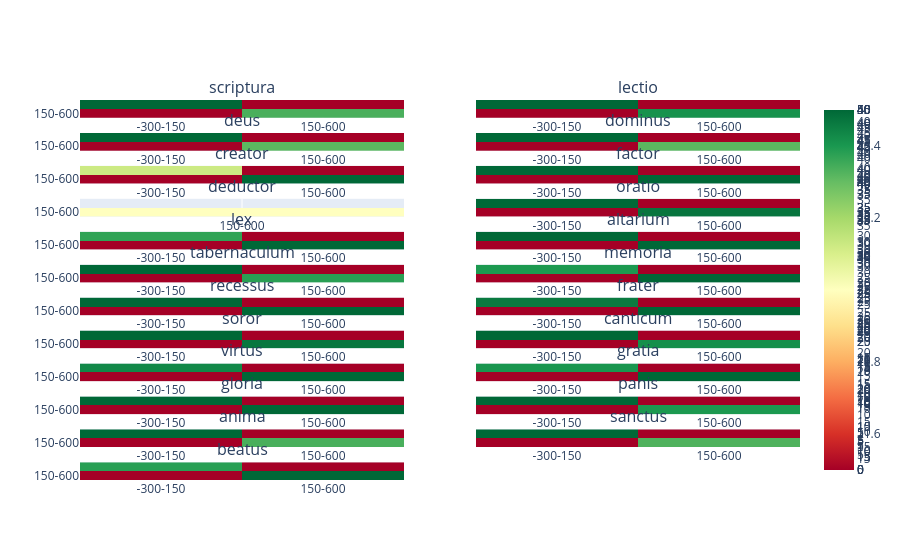

Here is the notebook cell this chart was saved with:
### Code cell
# plot heatmaps for every term
heatmaps = {}
for term, df in collocs_time_by_term_dfs.items():
    fig = collDiffs.plotCollDf(df, show=False)
    fig=fig.update_layout(title="Collocational overlap: "+ term)
    heatmaps.setdefault(term,fig)

fig, rows_cols = build_multiplot(2, None, len(heatmaps), [ term for term in heatmaps.keys() ],
                                 shared_yaxes=True, shared_xaxes=False, vertical_spacing=0.04)

for i, heatmap in enumerate(heatmaps.items()):
    fig.add_trace(heatmap[1]["data"][0], row=rows_cols[i][0], col=rows_cols[i][1])

fig.update_layout(height=1600, showlegend=True)
fig.update_xaxes(
                type="category",
                #title_text="Period",
                categoryorder="category ascending",
            )
fig.update_yaxes(type="category",
                 #title_text="Period",
                 categoryorder="category descending")
fig.show()

### Figure 1 — Plotly figure (JSON) as saved in the notebook; plotly's stock layout.template omitted (floating-point values rounded to 4 significant figures)
{"data": [{"colorscale": [[0, "rgb(165,0,38)"], [0.1, "rgb(215,48,39)"], [0.2, "rgb(244,109,67)"], [0.3, "rgb(253,174,97)"], [0.4, "rgb(254,224,139)"], [0.5, "rgb(255,255,191)"], [0.6, "rgb(217,239,139)"], [0.7, "rgb(166,217,106)"], [0.8, "rgb(102,189,99)"], [0.9, "rgb(26,152,80)"], [1, "rgb(0,104,55)"]], "hoverongaps": false, "type": "heatmap", "x": ["-300-150", "150-600"], "xaxis": "x", "y": ["-300-150", "150-600"], "yaxis": "y", "z": [[50, 1], [1, 42]]}, {"colorscale": [[0, "rgb(165,0,38)"], [0.1, "rgb(215,48,39)"], [0.2, "rgb(244,109,67)"], [0.3, "rgb(253,174,97)"], [0.4, "rgb(254,224,139)"], [0.5, "rgb(255,255,191)"], [0.6, "rgb(217,239,139)"], [0.7, "rgb(166,217,106)"], [0.8, "rgb(102,189,99)"], [0.9, "rgb(26,152,80)"], [1, "rgb(0,104,55)"]], "hoverongaps": false, "type": "heatmap", "x": ["-300-150", "150-600"], "xaxis": "x2", "y": ["-300-150", "150-600"], "yaxis": "y2", "z": [[49, 3], [3, 45]]}, {"colorscale": [[0, "rgb(165,0,38)"], [0.1, "rgb(215,48,39)"], [0.2, "rgb(244,109,67)"], [0.3, "rgb(253,174,97)"], [0.4, "rgb(254,224,139)"], [0.5, "rgb(255,255,191)"], [0.6, "rgb(217,239,139)"], [0.7, "rgb(166,217,106)"], [0.8, "rgb(102,189,99)"], [0.9, "rgb(26,152,80)"], [1, "rgb(0,104,55)"]], "hoverongaps": false, "type": "heatmap", "x": ["-300-150", "150-600"], "xaxis": "x3", "y": ["-300-150", "150-600"], "yaxis": "y3", "z": [[41, 14], [14, 36]]}, {"colorscale": [[0, "rgb(165,0,38)"], [0.1, "rgb(215,48,39)"], [0.2, "rgb(244,109,67)"], [0.3, "rgb(253,174,97)"], [0.4, "rgb(254,224,139)"], [0.5, "rgb(255,255,191)"], [0.6, "rgb(217,239,139)"], [0.7, "rgb(166,217,106)"], [0.8, "rgb(102,189,99)"], [0.9, "rgb(26,152,80)"], [1, "rgb(0,104,55)"]], "hoverongaps": false, "type": "heatmap", "x": ["-300-150", "150-600"], "xaxis": "x4", "y": ["-300-150", "150-600"], "yaxis": "y4", "z": [[45, 2], [2, 37]]}, {"colorscale": [[0, "rgb(165,0,38)"], [0.1, "rgb(215,48,39)"], [0.2, "rgb(244,109,67)"], [0.3, "rgb(253,174,97)"], [0.4, "rgb(254,224,139)"], [0.5, "rgb(255,255,191)"], [0.6, "rgb(217,239,139)"], [0.7, "rgb(166,217,106)"], [0.8, "rgb(102,189,99)"], [0.9, "rgb(26,152,80)"], [1, "rgb(0,104,55)"]], "hoverongaps": false, "type": "heatmap", "x": ["-300-150", "150-600"], "xaxis": "x5", "y": ["-300-150", "150-600"], "yaxis": "y5", "z": [[30, 0], [0, 48]]}, {"colorscale": [[0, "rgb(165,0,38)"], [0.1, "rgb(215,48,39)"], [0.2, "rgb(244,109,67)"], [0.3, "rgb(253,174,97)"], [0.4, "rgb(254,224,139)"], [0.5, "rgb(255,255,191)"], [0.6, "rgb(217,239,139)"], [0.7, "rgb(166,217,106)"], [0.8, "rgb(102,189,99)"], [0.9, "rgb(26,152,80)"], [1, "rgb(0,104,55)"]], "hoverongaps": false, "type": "heatmap", "x": ["-300-150", "150-600"], "xaxis": "x6", "y": ["-300-150", "150-600"], "yaxis": "y6", "z": [[50, 1], [1, 50]]}, {"colorscale": [[0, "rgb(165,0,38)"], [0.1, "rgb(215,48,39)"], [0.2, "rgb(244,109,67)"], [0.3, "rgb(253,174,97)"], [0.4, "rgb(254,224,139)"], [0.5, "rgb(255,255,191)"], [0.6, "rgb(217,239,139)"], [0.7, "rgb(166,217,106)"], [0.8, "rgb(102,189,99)"], [0.9, "rgb(26,152,80)"], [1, "rgb(0,104,55)"]], "hoverongaps": false, "type": "heatmap", "x": ["150-600"], "xaxis": "x7", "y": ["150-600"], "yaxis": "y7", "z": [[22]]}, {"colorscale": [[0, "rgb(165,0,38)"], [0.1, "rgb(215,48,39)"], [0.2, "rgb(244,109,67)"], [0.3, "rgb(253,174,97)"], [0.4, "rgb(254,224,139)"], [0.5, "rgb(255,255,191)"], [0.6, "rgb(217,239,139)"], [0.7, "rgb(166,217,106)"], [0.8, "rgb(102,189,99)"], [0.9, "rgb(26,152,80)"], [1, "rgb(0,104,55)"]], "hoverongaps": false, "type": "heatmap", "x": ["-300-150", "150-600"], "xaxis": "x8", "y": ["-300-150", "150-600"], "yaxis": "y8", "z": [[44, 6], [6, 43]]}, {"colorscale": [[0, "rgb(165,0,38)"], [0.1, "rgb(215,48,39)"], [0.2, "rgb(244,109,67)"], [0.3, "rgb(253,174,97)"], [0.4, "rgb(254,224,139)"], [0.5, "rgb(255,255,191)"], [0.6, "rgb(217,239,139)"], [0.7, "rgb(166,217,106)"], [0.8, "rgb(102,189,99)"], [0.9, "rgb(26,152,80)"], [1, "rgb(0,104,55)"]], "hoverongaps": false, "type": "heatmap", "x": ["-300-150", "150-600"], "xaxis": "x9", "y": ["-300-150", "150-600"], "yaxis": "y9", "z": [[41, 14], [14, 45]]}, {"colorscale": [[0, "rgb(165,0,38)"], [0.1, "rgb(215,48,39)"], [0.2, "rgb(244,109,67)"], [0.3, "rgb(253,174,97)"], [0.4, "rgb(254,224,139)"], [0.5, "rgb(255,255,191)"], [0.6, "rgb(217,239,139)"], [0.7, "rgb(166,217,106)"], [0.8, "rgb(102,189,99)"], [0.9, "rgb(26,152,80)"], [1, "rgb(0,104,55)"]], "hoverongaps": false, "type": "heatmap", "x": ["-300-150", "150-600"], "xaxis": "x10", "y": ["-300-150", "150-600"], "yaxis": "y10", "z": [[49, 1], [1, 49]]}, {"colorscale": [[0, "rgb(165,0,38)"], [0.1, "rgb(215,48,39)"], [0.2, "rgb(244,109,67)"], [0.3, "rgb(253,174,97)"], [0.4, "rgb(254,224,139)"], [0.5, "rgb(255,255,191)"], [0.6, "rgb(217,239,139)"], [0.7, "rgb(166,217,106)"], [0.8, "rgb(102,189,99)"], [0.9, "rgb(26,152,80)"], [1, "rgb(0,104,55)"]], "hoverongaps": false, "type": "heatmap", "x": ["-300-150", "150-600"], "xaxis": "x11", "y": ["-300-150", "150-600"], "yaxis": "y11", "z": [[50, 0], [0, 44]]}, {"colorscale": [[0, "rgb(165,0,38)"], [0.1, "rgb(215,48,39)"], [0.2, "rgb(244,109,67)"], [0.3, "rgb(253,174,97)"], [0.4, "rgb(254,224,139)"], [0.5, "rgb(255,255,191)"], [0.6, "rgb(217,239,139)"], [0.7, "rgb(166,217,106)"], [0.8, "rgb(102,189,99)"], [0.9, "rgb(26,152,80)"], [1, "rgb(0,104,55)"]], "hoverongaps": false, "type": "heatmap", "x": ["-300-150", "150-600"], "xaxis": "x12", "y": ["-300-150", "150-600"], "yaxis": "y12", "z": [[43, 8], [8, 47]]}, {"colorscale": [[0, "rgb(165,0,38)"], [0.1, "rgb(215,48,39)"], [0.2, "rgb(244,109,67)"], [0.3, "rgb(253,174,97)"], [0.4, "rgb(254,224,139)"], [0.5, "rgb(255,255,191)"], [0.6, "rgb(217,239,139)"], [0.7, "rgb(166,217,106)"], [0.8, "rgb(102,189,99)"], [0.9, "rgb(26,152,80)"], [1, "rgb(0,104,55)"]], "hoverongaps": false, "type": "heatmap", "x": ["-300-150", "150-600"], "xaxis": "x13", "y": ["-300-150", "150-600"], "yaxis": "y13", "z": [[50, 1], [1, 50]]}, {"colorscale": [[0, "rgb(165,0,38)"], [0.1, "rgb(215,48,39)"], [0.2, "rgb(244,109,67)"], [0.3, "rgb(253,174,97)"], [0.4, "rgb(254,224,139)"], [0.5, "rgb(255,255,191)"], [0.6, "rgb(217,239,139)"], [0.7, "rgb(166,217,106)"], [0.8, "rgb(102,189,99)"], [0.9, "rgb(26,152,80)"], [1, "rgb(0,104,55)"]], "hoverongaps": false, "type": "heatmap", "x": ["-300-150", "150-600"], "xaxis": "x14", "y": ["-300-150", "150-600"], "yaxis": "y14", "z": [[40, 14], [14, 41]]}, {"colorscale": [[0, "rgb(165,0,38)"], [0.1, "rgb(215,48,39)"], [0.2, "rgb(244,109,67)"], [0.3, "rgb(253,174,97)"], [0.4, "rgb(254,224,139)"], [0.5, "rgb(255,255,191)"], [0.6, "rgb(217,239,139)"], [0.7, "rgb(166,217,106)"], [0.8, "rgb(102,189,99)"], [0.9, "rgb(26,152,80)"], [1, "rgb(0,104,55)"]], "hoverongaps": false, "type": "heatmap", "x": ["-300-150", "150-600"], "xaxis": "x15", "y": ["-300-150", "150-600"], "yaxis": "y15", "z": [[44, 11], [11, 43]]}, {"colorscale": [[0, "rgb(165,0,38)"], [0.1, "rgb(215,48,39)"], [0.2, "rgb(244,109,67)"], [0.3, "rgb(253,174,97)"], [0.4, "rgb(254,224,139)"], [0.5, "rgb(255,255,191)"], [0.6, "rgb(217,239,139)"], [0.7, "rgb(166,217,106)"], [0.8, "rgb(102,189,99)"], [0.9, "rgb(26,152,80)"], [1, "rgb(0,104,55)"]], "hoverongaps": false, "type": "heatmap", "x": ["-300-150", "150-600"], "xaxis": "x16", "y": ["-300-150", "150-600"], "yaxis": "y16", "z": [[50, 1], [1, 46]]}, {"colorscale": [[0, "rgb(165,0,38)"], [0.1, "rgb(215,48,39)"], [0.2, "rgb(244,109,67)"], [0.3, "rgb(253,174,97)"], [0.4, "rgb(254,224,139)"], [0.5, "rgb(255,255,191)"], [0.6, "rgb(217,239,139)"], [0.7, "rgb(166,217,106)"], [0.8, "rgb(102,189,99)"], [0.9, "rgb(26,152,80)"], [1, "rgb(0,104,55)"]], "hoverongaps": false, "type": "heatmap", "x": ["-300-150", "150-600"], "xaxis": "x17", "y": ["-300-150", "150-600"], "yaxis": "y17", "z": [[39, 11], [11, 41]]}, {"colorscale": [[0, "rgb(165,0,38)"], [0.1, "rgb(215,48,39)"], [0.2, "rgb(244,109,67)"], [0.3, "rgb(253,174,97)"], [0.4, "rgb(254,224,139)"], [0.5, "rgb(255,255,191)"], [0.6, "rgb(217,239,139)"], [0.7, "rgb(166,217,106)"], [0.8, "rgb(102,189,99)"], [0.9, "rgb(26,152,80)"], [1, "rgb(0,104,55)"]], "hoverongaps": false, "type": "heatmap", "x": ["-300-150", "150-600"], "xaxis": "x18", "y": ["-300-150", "150-600"], "yaxis": "y18", "z": [[41, 13], [13, 44]]}, {"colorscale": [[0, "rgb(165,0,38)"], [0.1, "rgb(215,48,39)"], [0.2, "rgb(244,109,67)"], [0.3, "rgb(253,174,97)"], [0.4, "rgb(254,224,139)"], [0.5, "rgb(255,255,191)"], [0.6, "rgb(217,239,139)"], [0.7, "rgb(166,217,106)"], [0.8, "rgb(102,189,99)"], [0.9, "rgb(26,152,80)"], [1, "rgb(0,104,55)"]], "hoverongaps": false, "type": "heatmap", "x": ["-300-150", "150-600"], "xaxis": "x19", "y": ["-300-150", "150-600"], "yaxis": "y19", "z": [[42, 14], [14, 42]]}, {"colorscale": [[0, "rgb(165,0,38)"], [0.1, "rgb(215,48,39)"], [0.2, "rgb(244,109,67)"], [0.3, "rgb(253,174,97)"], [0.4, "rgb(254,224,139)"], [0.5, "rgb(255,255,191)"], [0.6, "rgb(217,239,139)"], [0.7, "rgb(166,217,106)"], [0.8, "rgb(102,189,99)"], [0.9, "rgb(26,152,80)"], [1, "rgb(0,104,55)"]], "hoverongaps": false, "type": "heatmap", "x": ["-300-150", "150-600"], "xaxis": "x20", "y": ["-300-150", "150-600"], "yaxis": "y20", "z": [[49, 0], [0, 44]]}, {"colorscale": [[0, "rgb(165,0,38)"], [0.1, "rgb(215,48,39)"], [0.2, "rgb(244,109,67)"], [0.3, "rgb(253,174,97)"], [0.4, "rgb(254,224,139)"], [0.5, "rgb(255,255,191)"], [0.6, "rgb(217,239,139)"], [0.7, "rgb(166,217,106)"], [0.8, "rgb(102,189,99)"], [0.9, "rgb(26,152,80)"], [1, "rgb(0,104,55)"]], "hoverongaps": false, "type": "heatmap", "x": ["-300-150", "150-600"], "xaxis": "x21", "y": ["-300-150", "150-600"], "yaxis": "y21", "z": [[45, 8], [8, 39]]}, {"colorscale": [[0, "rgb(165,0,38)"], [0.1, "rgb(215,48,39)"], [0.2, "rgb(244,109,67)"], [0.3, "rgb(253,174,97)"], [0.4, "rgb(254,224,139)"], [0.5, "rgb(255,255,191)"], [0.6, "rgb(217,239,139)"], [0.7, "rgb(166,217,106)"], [0.8, "rgb(102,189,99)"], [0.9, "rgb(26,152,80)"], [1, "rgb(0,104,55)"]], "hoverongaps": false, "type": "heatmap", "x": ["-300-150", "150-600"], "xaxis": "x22", "y": ["-300-150", "150-600"], "yaxis": "y22", "z": [[49, 2], [2, 41]]}, {"colorscale": [[0, "rgb(165,0,38)"], [0.1, "rgb(215,48,39)"], [0.2, "rgb(244,109,67)"], [0.3, "rgb(253,174,97)"], [0.4, "rgb(254,224,139)"], [0.5, "rgb(255,255,191)"], [0.6, "rgb(217,239,139)"], [0.7, "rgb(166,217,106)"], [0.8, "rgb(102,189,99)"], [0.9, "rgb(26,152,80)"], [1, "rgb(0,104,55)"]], "hoverongaps": false, "type": "heatmap", "x": ["-300-150", "150-600"], "xaxis": "x23", "y": ["-300-150", "150-600"], "yaxis": "y23", "z": [[42, 5], [5, 47]]}], "layout": {"annotations": [{"font": {"size": 16}, "showarrow": false, "text": "scriptura", "x": 0.225, "xanchor": "center", "xref": "paper", "y": 1, "yanchor": "bottom", "yref": "paper"}, {"font": {"size": 16}, "showarrow": false, "text": "lectio", "x": 0.775, "xanchor": "center", "xref": "paper", "y": 1, "yanchor": "bottom", "yref": "paper"}, {"font": {"size": 16}, "showarrow": false, "text": "deus", "x": 0.225, "xanchor": "center", "xref": "paper", "y": 0.9133, "yanchor": "bottom", "yref": "paper"}, {"font": {"size": 16}, "showarrow": false, "text": "dominus", "x": 0.775, "xanchor": "center", "xref": "paper", "y": 0.9133, "yanchor": "bottom", "yref": "paper"}, {"font": {"size": 16}, "showarrow": false, "text": "creator", "x": 0.225, "xanchor": "center", "xref": "paper", "y": 0.8267, "yanchor": "bottom", "yref": "paper"}, {"font": {"size": 16}, "showarrow": false, "text": "factor", "x": 0.775, "xanchor": "center", "xref": "paper", "y": 0.8267, "yanchor": "bottom", "yref": "paper"}, {"font": {"size": 16}, "showarrow": false, "text": "deductor", "x": 0.225, "xanchor": "center", "xref": "paper", "y": 0.74, "yanchor": "bottom", "yref": "paper"}, {"font": {"size": 16}, "showarrow": false, "text": "oratio", "x": 0.775, "xanchor": "center", "xref": "paper", "y": 0.74, "yanchor": "bottom", "yref": "paper"}, {"font": {"size": 16}, "showarrow": false, "text": "lex", "x": 0.225, "xanchor": "center", "xref": "paper", "y": 0.6533, "yanchor": "bottom", "yref": "paper"}, {"font": {"size": 16}, "showarrow": false, "text": "altarium", "x": 0.775, "xanchor": "center", "xref": "paper", "y": 0.6533, "yanchor": "bottom", "yref": "paper"}, {"font": {"size": 16}, "showarrow": false, "text": "tabernaculum", "x": 0.225, "xanchor": "center", "xref": "paper", "y": 0.5667, "yanchor": "bottom", "yref": "paper"}, {"font": {"size": 16}, "showarrow": false, "text": "memoria", "x": 0.775, "xanchor": "center", "xref": "paper", "y": 0.5667, "yanchor": "bottom", "yref": "paper"}, {"font": {"size": 16}, "showarrow": false, "text": "recessus", "x": 0.225, "xanchor": "center", "xref": "paper", "y": 0.48, "yanchor": "bottom", "yref": "paper"}, {"font": {"size": 16}, "showarrow": false, "text": "frater", "x": 0.775, "xanchor": "center", "xref": "paper", "y": 0.48, "yanchor": "bottom", "yref": "paper"}, {"font": {"size": 16}, "showarrow": false, "text": "soror", "x": 0.225, "xanchor": "center", "xref": "paper", "y": 0.3933, "yanchor": "bottom", "yref": "paper"}, {"font": {"size": 16}, "showarrow": false, "text": "canticum", "x": 0.775, "xanchor": "center", "xref": "paper", "y": 0.3933, "yanchor": "bottom", "yref": "paper"}, {"font": {"size": 16}, "showarrow": false, "text": "virtus", "x": 0.225, "xanchor": "center", "xref": "paper", "y": 0.3067, "yanchor": "bottom", "yref": "paper"}, {"font": {"size": 16}, "showarrow": false, "text": "gratia", "x": 0.775, "xanchor": "center", "xref": "paper", "y": 0.3067, "yanchor": "bottom", "yref": "paper"}, {"font": {"size": 16}, "showarrow": false, "text": "gloria", "x": 0.225, "xanchor": "center", "xref": "paper", "y": 0.22, "yanchor": "bottom", "yref": "paper"}, {"font": {"size": 16}, "showarrow": false, "text": "panis", "x": 0.775, "xanchor": "center", "xref": "paper", "y": 0.22, "yanchor": "bottom", "yref": "paper"}, {"font": {"size": 16}, "showarrow": false, "text": "anima", "x": 0.225, "xanchor": "center", "xref": "paper", "y": 0.1333, "yanchor": "bottom", "yref": "paper"}, {"font": {"size": 16}, "showarrow": false, "text": "sanctus", "x": 0.775, "xanchor": "center", "xref": "paper", "y": 0.1333, "yanchor": "bottom", "yref": "paper"}, {"font": {"size": 16}, "showarrow": false, "text": "beatus", "x": 0.225, "xanchor": "center", "xref": "paper", "y": 0.04667, "yanchor": "bottom", "yref": "paper"}], "autosize": true, "showlegend": true, "xaxis": {"anchor": "y", "autorange": true, "categoryorder": "category ascending", "domain": [0, 0.45], "range": [-0.5, 1.5], "type": "category"}, "xaxis10": {"anchor": "y10", "autorange": true, "categoryorder": "category ascending", "domain": [0.55, 1], "range": [-0.5, 1.5], "type": "category"}, "xaxis11": {"anchor": "y11", "autorange": true, "categoryorder": "category ascending", "domain": [0, 0.45], "range": [-0.5, 1.5], "type": "category"}, "xaxis12": {"anchor": "y12", "autorange": true, "categoryorder": "category ascending", "domain": [0.55, 1], "range": [-0.5, 1.5], "type": "category"}, "xaxis13": {"anchor": "y13", "autorange": true, "categoryorder": "category ascending", "domain": [0, 0.45], "range": [-0.5, 1.5], "type": "category"}, "xaxis14": {"anchor": "y14", "autorange": true, "categoryorder": "category ascending", "domain": [0.55, 1], "range": [-0.5, 1.5], "type": "category"}, "xaxis15": {"anchor": "y15", "autorange": true, "categoryorder": "category ascending", "domain": [0, 0.45], "range": [-0.5, 1.5], "type": "category"}, "xaxis16": {"anchor": "y16", "autorange": true, "categoryorder": "category ascending", "domain": [0.55, 1], "range": [-0.5, 1.5], "type": "category"}, "xaxis17": {"anchor": "y17", "autorange": true, "categoryorder": "category ascending", "domain": [0, 0.45], "range": [-0.5, 1.5], "type": "category"}, "xaxis18": {"anchor": "y18", "autorange": true, "categoryorder": "category ascending", "domain": [0.55, 1], "range": [-0.5, 1.5], "type": "category"}, "xaxis19": {"anchor": "y19", "autorange": true, "categoryorder": "category ascending", "domain": [0, 0.45], "range": [-0.5, 1.5], "type": "category"}, "xaxis2": {"anchor": "y2", "autorange": true, "categoryorder": "category ascending", "domain": [0.55, 1], "range": [-0.5, 1.5], "type": "category"}, "xaxis20": {"anchor": "y20", "autorange": true, "categoryorder": "category ascending", "domain": [0.55, 1], "range": [-0.5, 1.5], "type": "category"}, "xaxis21": {"anchor": "y21", "autorange": true, "categoryorder": "category ascending", "domain": [0, 0.45], "range": [-0.5, 1.5], "type": "category"}, "xaxis22": {"anchor": "y22", "autorange": true, "categoryorder": "category ascending", "domain": [0.55, 1], "range": [-0.5, 1.5], "type": "category"}, "xaxis23": {"anchor": "y23", "autorange": true, "categoryorder": "category ascending", "domain": [0, 0.45], "range": [-0.5, 1.5], "type": "category"}, "xaxis24": {"anchor": "y24", "categoryorder": "category ascending", "domain": [0.55, 1], "type": "category"}, "xaxis3": {"anchor": "y3", "autorange": true, "categoryorder": "category ascending", "domain": [0, 0.45], "range": [-0.5, 1.5], "type": "category"}, "xaxis4": {"anchor": "y4", "autorange": true, "categoryorder": "category ascending", "domain": [0.55, 1], "range": [-0.5, 1.5], "type": "category"}, "xaxis5": {"anchor": "y5", "autorange": true, "categoryorder": "category ascending", "domain": [0, 0.45], "range": [-0.5, 1.5], "type": "category"}, "xaxis6": {"anchor": "y6", "autorange": true, "categoryorder": "category ascending", "domain": [0.55, 1], "range": [-0.5, 1.5], "type": "category"}, "xaxis7": {"anchor": "y7", "autorange": true, "categoryorder": "category ascending", "domain": [0, 0.45], "range": [-0.5, 0.5], "type": "category"}, "xaxis8": {"anchor": "y8", "autorange": true, "categoryorder": "category ascending", "domain": [0.55, 1], "range": [-0.5, 1.5], "type": "category"}, "xaxis9": {"anchor": "y9", "autorange": true, "categoryorder": "category ascending", "domain": [0, 0.45], "range": [-0.5, 1.5], "type": "category"}, "yaxis": {"anchor": "x", "autorange": true, "categoryorder": "category descending", "domain": [0.9533, 1], "range": [-0.5, 1.5], "type": "category"}, "yaxis10": {"anchor": "x10", "autorange": true, "categoryorder": "category descending", "domain": [0.6067, 0.6533], "matches": "y9", "range": [-0.5, 1.5], "showticklabels": false, "type": "category"}, "yaxis11": {"anchor": "x11", "autorange": true, "categoryorder": "category descending", "domain": [0.52, 0.5667], "range": [-0.5, 1.5], "type": "category"}, "yaxis12": {"anchor": "x12", "autorange": true, "categoryorder": "category descending", "domain": [0.52, 0.5667], "matches": "y11", "range": [-0.5, 1.5], "showticklabels": false, "type": "category"}, "yaxis13": {"anchor": "x13", "autorange": true, "categoryorder": "category descending", "domain": [0.4333, 0.48], "range": [-0.5, 1.5], "type": "category"}, "yaxis14": {"anchor": "x14", "autorange": true, "categoryorder": "category descending", "domain": [0.4333, 0.48], "matches": "y13", "range": [-0.5, 1.5], "showticklabels": false, "type": "category"}, "yaxis15": {"anchor": "x15", "autorange": true, "categoryorder": "category descending", "domain": [0.3467, 0.3933], "range": [-0.5, 1.5], "type": "category"}, "yaxis16": {"anchor": "x16", "autorange": true, "categoryorder": "category descending", "domain": [0.3467, 0.3933], "matches": "y15", "range": [-0.5, 1.5], "showticklabels": false, "type": "category"}, "yaxis17": {"anchor": "x17", "autorange": true, "categoryorder": "category descending", "domain": [0.26, 0.3067], "range": [-0.5, 1.5], "type": "category"}, "yaxis18": {"anchor": "x18", "autorange": true, "categoryorder": "category descending", "domain": [0.26, 0.3067], "matches": "y17", "range": [-0.5, 1.5], "showticklabels": false, "type": "category"}, "yaxis19": {"anchor": "x19", "autorange": true, "categoryorder": "category descending", "domain": [0.1733, 0.22], "range": [-0.5, 1.5], "type": "category"}, "yaxis2": {"anchor": "x2", "autorange": true, "categoryorder": "category descending", "domain": [0.9533, 1], "matches": "y", "range": [-0.5, 1.5], "showticklabels": false, "type": "category"}, "yaxis20": {"anchor": "x20", "autorange": true, "categoryorder": "category descending", "domain": [0.1733, 0.22], "matches": "y19", "range": [-0.5, 1.5], "showticklabels": false, "type": "category"}, "yaxis21": {"anchor": "x21", "autorange": true, "categoryorder": "category descending", "domain": [0.08667, 0.1333], "range": [-0.5, 1.5], "type": "category"}, "yaxis22": {"anchor": "x22", "autorange": true, "categoryorder": "category descending", "domain": [0.08667, 0.1333], "matches": "y21", "range": [-0.5, 1.5], "showticklabels": false, "type": "category"}, "yaxis23": {"anchor": "x23", "autorange": true, "categoryorder": "category descending", "domain": [0, 0.04667], "range": [-0.5, 1.5], "type": "category"}, "yaxis24": {"anchor": "x24", "categoryorder": "category descending", "domain": [0, 0.04667], "matches": "y23", "showticklabels": false, "type": "category"}, "yaxis3": {"anchor": "x3", "autorange": true, "categoryorder": "category descending", "domain": [0.8667, 0.9133], "range": [-0.5, 1.5], "type": "category"}, "yaxis4": {"anchor": "x4", "autorange": true, "categoryorder": "category descending", "domain": [0.8667, 0.9133], "matches": "y3", "range": [-0.5, 1.5], "showticklabels": false, "type": "category"}, "yaxis5": {"anchor": "x5", "autorange": true, "categoryorder": "category descending", "domain": [0.78, 0.8267], "range": [-0.5, 1.5], "type": "category"}, "yaxis6": {"anchor": "x6", "autorange": true, "categoryorder": "category descending", "domain": [0.78, 0.8267], "matches": "y5", "range": [-0.5, 1.5], "showticklabels": false, "type": "category"}, "yaxis7": {"anchor": "x7", "autorange": true, "categoryorder": "category descending", "domain": [0.6933, 0.74], "range": [-0.5, 1.5], "type": "category"}, "yaxis8": {"anchor": "x8", "autorange": true, "categoryorder": "category descending", "domain": [0.6933, 0.74], "matches": "y7", "range": [-0.5, 1.5], "showticklabels": false, "type": "category"}, "yaxis9": {"anchor": "x9", "autorange": true, "categoryorder": "category descending", "domain": [0.6067, 0.6533], "range": [-0.5, 1.5], "type": "category"}}}
